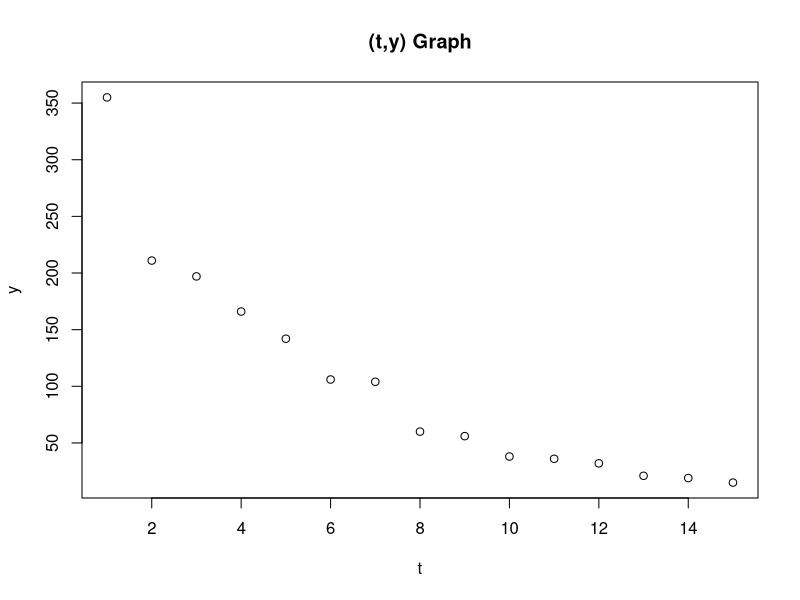
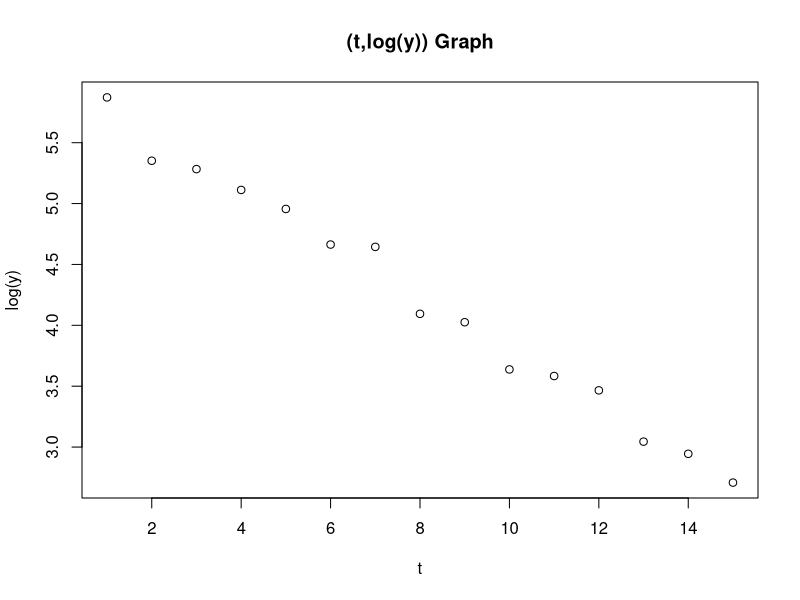

Reproduce these figures in R, in order.
getwd()
setwd("/Users/samuel/Desktop/stats/212/Homeworks/Data")

data <- read.table("BacteriaDeath.txt", header = TRUE)

t <- data[, 1]
y_t <- data[, 2]

#(t,y) Graph
plot(x = t, y = y_t, xlab = "t", ylab = "y", main = "(t,y) Graph")

#(t, log(y)) graph
y_log <- log(y_t)
plot(x = t, y = y_log, xlab = "t", ylab = "log(y)", main = "(t,log(y)) Graph")
